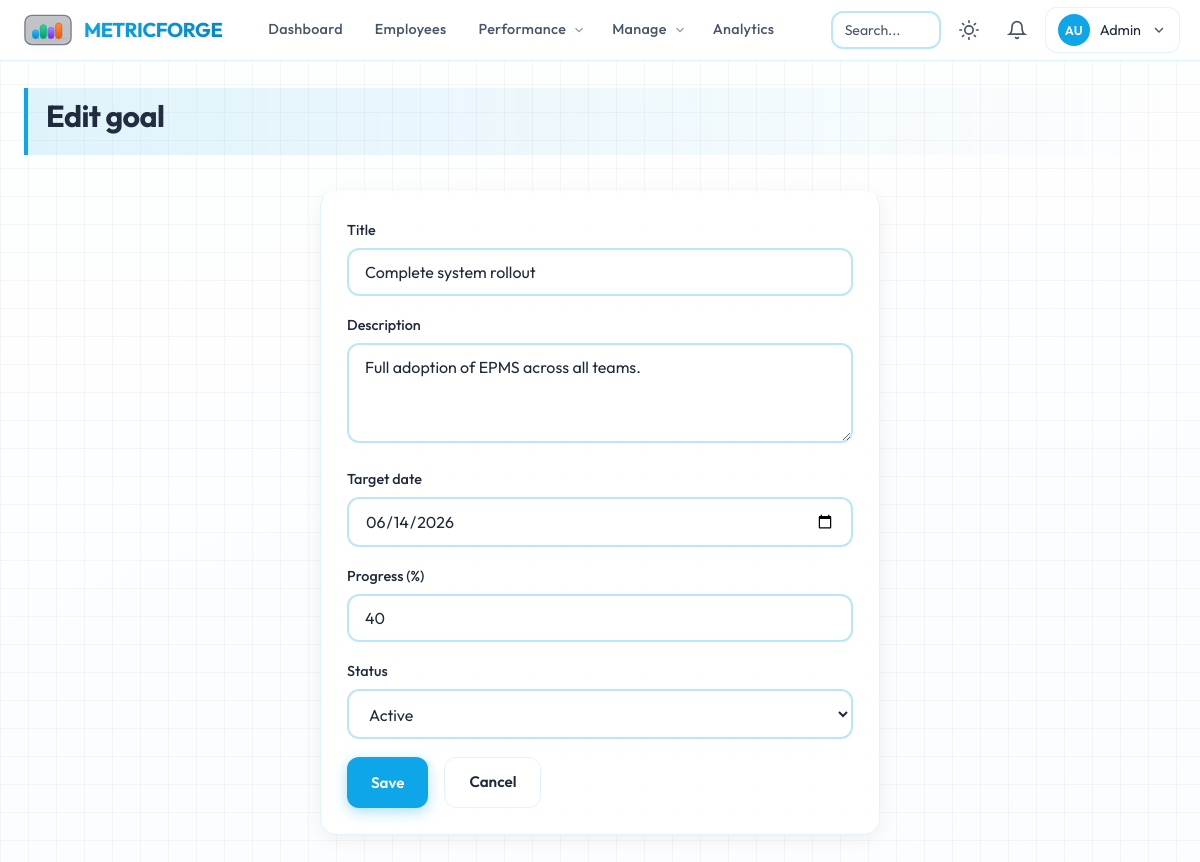
The page /goals/562/edit (signed in) on the database its author committed.
### app/models/user.py (models this page shows, shortened)
class User(UserMixin, db.Model):
    __tablename__ = "users"
    id = db.Column(db.Integer, primary_key=True)
    email = db.Column(db.String(120), unique=True, nullable=False, index=True)
    username = db.Column(db.String(80), unique=True, nullable=False, index=True)
    password_hash = db.Column(db.String(256), nullable=False)
    first_name = db.Column(db.String(80), nullable=False)
    last_name = db.Column(db.String(80), nullable=False)
    avatar_url = db.Column(db.String(256), nullable=True)
    role = db.Column(db.String(20), nullable=False, default=Role.EMPLOYEE)
    department_id = db.Column(db.Integer, db.ForeignKey("departments.id"), nullable=True)
    manager_id = db.Column(db.Integer, db.ForeignKey("users.id"), nullable=True)
    job_title = db.Column(db.String(120), nullable=True)
    phone = db.Column(db.String(24), nullable=True)
    is_active = db.Column(db.Boolean, default=True, nullable=False)
    created_at = db.Column(db.DateTime, default=datetime.utcnow)
    updated_at = db.Column(db.DateTime, default=datetime.utcnow, onupdate=datetime.utcnow)
    last_login = db.Column(db.DateTime, nullable=True)
    department = db.relationship("Department", foreign_keys=[department_id], backref=db.backref("members", lazy="dynamic"))
    manager = db.relationship("User", remote_side=[id], backref=db.backref("direct_reports", lazy="dynamic"))
    def is_admin(self):
        return self.role == Role.ADMIN
    def is_manager(self):
        return self.role in (Role.ADMIN, Role.MANAGER)
    def can_manage_user(self, other):
        if other is None:
            return False
        if self.is_admin():
            return True

### app/models/goal.py (models this page shows, shortened)
class Goal(db.Model):
    __tablename__ = "goals"
    id = db.Column(db.Integer, primary_key=True)
    user_id = db.Column(db.Integer, db.ForeignKey("users.id"), nullable=False)
    title = db.Column(db.String(200), nullable=False)
    description = db.Column(db.Text, nullable=True)
    target_date = db.Column(db.Date, nullable=True)
    status = db.Column(db.String(20), default="active")  # active, completed, cancelled
    progress = db.Column(db.Integer, default=0)  # 0-100
    weight = db.Column(db.Integer, default=1)  # for ordering
    created_at = db.Column(db.DateTime, default=datetime.utcnow)
    updated_at = db.Column(db.DateTime, default=datetime.utcnow, onupdate=datetime.utcnow)
    user = db.relationship("User", backref=db.backref("goals", lazy="dynamic"))

### app/routes/goals.py (the view, shortened to what this page needs)
@goals_bp.route("/<int:goal_id>/edit", methods=["GET", "POST"])
@login_required
@manager_required
def edit(goal_id):
    goal = Goal.query.get_or_404(goal_id)
    if not current_user.can_manage_user(goal.user):
        abort(403)
    return render_template("goals/form.html", goal=goal, target_user_id=goal.user_id, target_user=goal.user)

### app/utils/performance.py (called while the page is built)
def _clamp(value: Optional[float], minimum: float = 0.0, maximum: float = 100.0) -> Optional[float]:
    if value is None:
        return None
    return max(minimum, min(maximum, float(value)))

def compute_user_latest_score(
    user_id: int,
    months: int = 3,
    start_date: Optional[datetime] = None,
    end_date: Optional[datetime] = None,
) -> Optional[float]:
    from datetime import timedelta
    if end_date is None:
        end_date = datetime.utcnow()
    if start_date is None:
        start_date = end_date - timedelta(days=months * 31)
    series = compute_user_performance_series(
        user_id=user_id,
        start_date=start_date,
        end_date=end_date,
        max_points=months,
    )
    if not series:
        return None
    scores = [s for _, s in series]
    return round(sum(scores) / len(scores), 1)

### app/utils/rankings.py (called while the page is built)
def get_employees_with_scores(
    department_id: Optional[int] = None,
    months: int = RANKING_MONTHS,
) -> List[Tuple[User, float]]:
    query = User.query.filter(
        User.role == Role.EMPLOYEE,
        User.is_active.is_(True),
        User.department_id.isnot(None),
    )
    if department_id is not None:
        query = query.filter(User.department_id == department_id)
    users = query.all()
    result = []
    for u in users:
        score = compute_user_latest_score(u.id, months=months)
        result.append((u, score if score is not None else 0.0))
    result.sort(key=lambda x: x[1], reverse=True)
    return result

def get_overall_top_performers(
    top_n: int = 3,
    months: int = RANKING_MONTHS,
) -> List[Tuple[User, float]]:
    return get_employees_with_scores(department_id=None, months=months)[:top_n]

### app/templates/goals/form.html (shortened to what this page needs)
{% extends "base.html" %}
{% block content %}
<div class="page-header reveal">
    <h1 class="page-title">{{ 'Edit' if goal else 'Create' }} goal{% if target_user and target_user.id != current_user.id %} for {{ target_user.full_name }}{% endif %}</h1>
</div>
<div class="form-page-center">
    <div class="card reveal form-card-narrow">
        <form method="post" action="{{ url_for('goals.edit', goal_id=goal.id) if goal else url_for('goals.create', user_id=target_user_id) }}">
            <div class="form-group">
                <label for="title">Title</label>
                <input type="text" id="title" name="title" class="form-control" required value="{{ goal.title if goal else '' }}">
            </div>
            <div class="form-group">
                <label for="description">Description</label>
                <textarea id="description" name="description" class="form-control">{{ goal.description if goal else '' }}</textarea>
            </div>
            <div class="form-group">
                <label for="target_date">Target date</label>
                <input type="date" id="target_date" name="target_date" class="form-control" value="{{ goal.target_date.isoformat() if goal and goal.target_date else '' }}">
            </div>
            <div class="form-group">
                <label for="progress">Progress (%)</label>
                <input type="number" id="progress" name="progress" class="form-control" min="0" max="100" value="{{ goal.progress if goal else 0 }}">
            </div>
            {% if goal %}
            <div class="form-group">
                <label for="status">Status</label>
                <select id="status" name="status" class="form-control">
                    <option value="active" {% if goal.status == 'active' %}selected{% endif %}>Active</option>
                </select>
            </div>
            {% endif %}
            <div class="flex gap-2 mt-2">
                <button type="submit" class="btn btn-primary">Save</button>
                <a href="{{ url_for('goals.index', user_id=target_user_id) }}" class="btn btn-secondary">Cancel</a>
            </div>
        </form>
    </div>
</div>
{% endblock %}

### app/templates/base.html (shortened to what this page needs)
<!DOCTYPE html>
<html lang="en" data-theme="light">
<head>
    <link rel="stylesheet" href="{{ url_for('static', filename='css/main.css') }}">
</head>
<body class="page-wrap">
    {% if current_user.is_authenticated %}
    <header class="main-header">
        <div class="header-inner">
            <a href="{{ url_for('dashboard.home') }}" class="logo logo-bar-graph" id="main-logo" role="button" aria-label="MetricForge home">
                <span class="logo-text">MetricForge</span>
            </a>
            <nav class="main-nav" aria-label="Main">
                <a href="{{ url_for('dashboard.home') }}" class="nav-link" data-tooltip="Overview, goals &amp; activity">Dashboard</a>
                <a href="{{ url_for('employees.index') }}" class="nav-link" data-tooltip="Browse team members">Employees</a>
                <div class="nav-item-dropdown">
                    <a href="#" class="nav-link nav-dropdown-trigger" onclick="return false;">
                        Performance
                        <svg class="chevron-icon" viewBox="0 0 24 24" fill="none" stroke="currentColor" stroke-width="2"><polyline points="6 9 12 15 18 9"/></svg>
                    </a>
                </div>
                {% if current_user.is_manager() or current_user.is_admin() %}
                <div class="nav-item-dropdown">
                    <a href="#" class="nav-link nav-dropdown-trigger" onclick="return false;">
                        Manage
                        <svg class="chevron-icon" viewBox="0 0 24 24" fill="none" stroke="currentColor" stroke-width="2"><polyline points="6 9 12 15 18 9"/></svg>
                    </a>
                </div>
                {% endif %}
                <a href="{{ url_for('analytics.index') }}" class="nav-link" data-tooltip="Org analytics">Analytics</a>
            </nav>
            <div class="header-actions">
                <div class="search-wrap">
                    <input type="search" id="global-search" class="search-input" placeholder="Search..." autocomplete="off">
                </div>
                <button type="button" class="btn-icon theme-toggle" id="theme-toggle" aria-label="Toggle theme">
                    <svg class="icon-sun" viewBox="0 0 24 24" fill="none" stroke="currentColor" stroke-width="2" stroke-linecap="round"><circle cx="12" cy="12" r="5"/><path d="M12 1v2M12 21v2M4.22 4.22l1.42 1.42M18.36 18.36l1.42 1.42M1 12h2M21 12h2M4.22 19.78l1.42-1.42M18.36 5.64l1.42-1.42"/></svg>
                </button>
                <a href="{{ url_for('notifications.index') }}" class="btn-icon notif-link" aria-label="Notifications">
                    <svg viewBox="0 0 24 24" fill="none" stroke="currentColor" stroke-width="2" stroke-linecap="round"><path d="M18 8A6 6 0 0 0 6 8c0 7-3 9-3 9h18s-3-2-3-9"/><path d="M13.73 21a2 2 0 0 1-3.46 0"/></svg>
                </a>
                <div class="user-menu-wrap">
                    <button type="button" class="user-menu-btn" id="user-menu-btn" aria-expanded="false">
                        {% if current_user.avatar_url %}
                        <img src="{{ url_for('static', filename=current_user.avatar_url) }}" alt="" class="avatar-sm">
                        {% else %}
                        <span class="avatar-placeholder">{{ (current_user.first_name[0] + current_user.last_name[0])|upper }}</span>
                        {% endif %}
                        <span class="user-name">{{ current_user.first_name }}</span>
                        <svg class="chevron-icon" viewBox="0 0 24 24" fill="none" stroke="currentColor" stroke-width="2"><polyline points="6 9 12 15 18 9"/></svg>
                    </button>
                </div>
            </div>
        </div>
    </header>
    <main class="main-content">
        {% block content %}{% endblock %}
    </main>
    {% endif %}
</body>
</html>

### rows shown on the page
User: first_name+last_name "AU", first_name "Admin"
Goal: title "Complete system rollout", description "Full adoption of EPMS across all teams.", target_date "06/14/2026", progress "40", status "Active"

### other values the page prints
{{ 'Edit' if goal else 'Create' }} "Edit"
